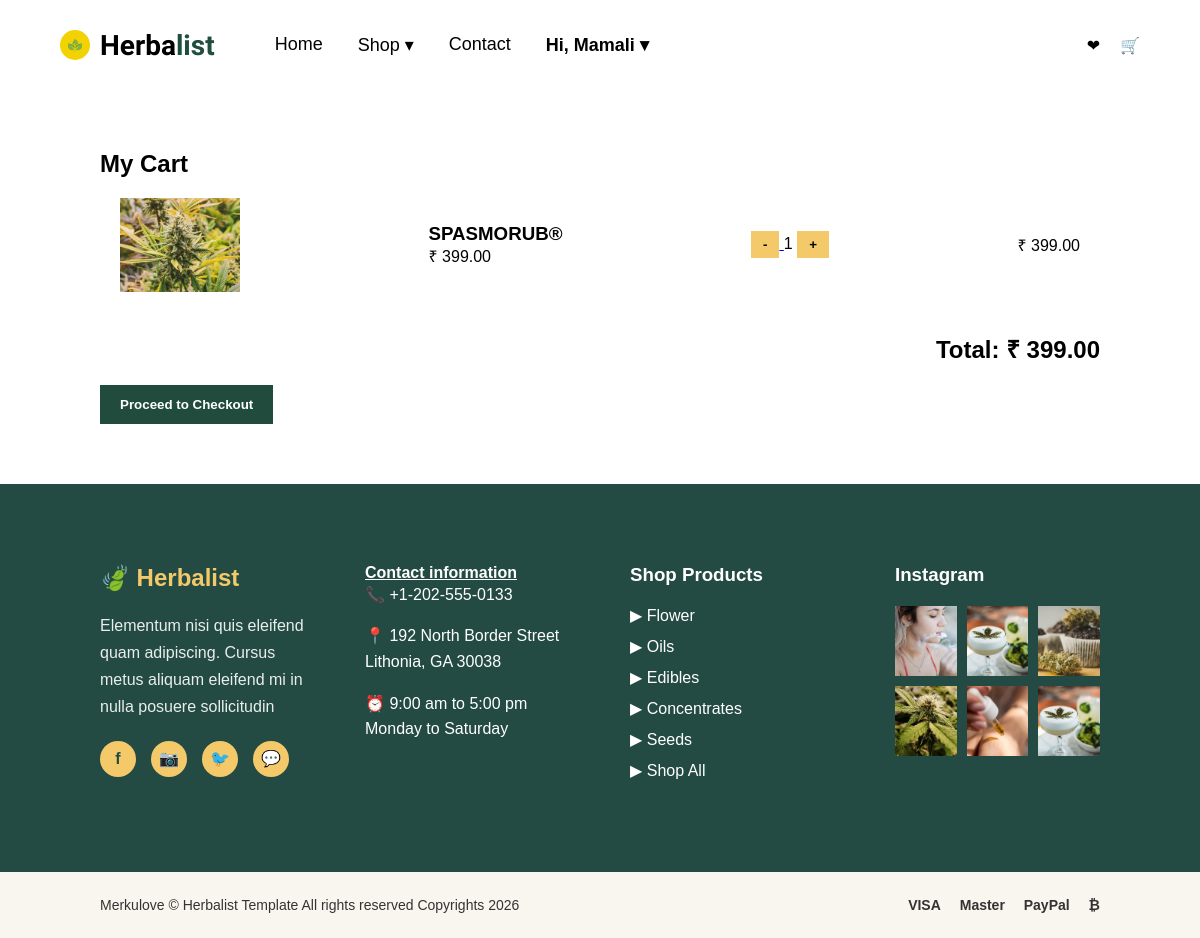
The app's page /cart/ (signed in) with its own data.
### herbalapp/models.py (models this page shows, shortened)
class CartItem(models.Model):
    cart = models.ForeignKey(Cart, on_delete=models.CASCADE, related_name='items')
    product = models.ForeignKey(Product, on_delete=models.CASCADE)
    quantity = models.PositiveIntegerField(default=1)
    def total_price(self):
        return self.product.price * self.quantity

class Product(models.Model):
    product_name = models.CharField(max_length=255)
    category = models.ForeignKey('Category', on_delete=models.CASCADE, null=True, blank=True)
    subcategory = models.CharField(max_length=255, default="")
    price = models.DecimalField(max_digits=10, decimal_places=2, default=0.00)
    desc = models.TextField(max_length=500)
    product_image = models.ImageField(upload_to='images', default='images/placeholder.png')
    size = models.CharField(max_length=50, default="")
    plant_type = models.CharField(max_length=50, default="")
    thc = models.CharField(max_length=50, default="")
    cbd = models.CharField(max_length=50, default="")
    effects = models.CharField(max_length=200, default="")
    tags = models.CharField(max_length=100, default="")
    sku = models.CharField(max_length=50, default="")

### herbalapp/views.py (the view)
# urls.py: path('cart/', views.cart_view, name='cart'),
@login_required(login_url='login')
def cart_view(request):
    cart, created = Cart.objects.get_or_create(user=request.user)
    items = cart.items.all()
    total = sum(item.total_price() for item in items)
    return render(request, 'cart.html', {
        'items': items,
        'total': total
    })

### templates/cart.html (shortened to what this page needs)
{% extends 'base.html' %}
{% block bodyblock %}
<link rel="stylesheet" href="/static/css/cart.css">
<div class="cart-page">
  <h2>My Cart</h2>
  {% for item in items %}
  <div class="cart-item">
    <img src="{{ item.product.product_image.url }}">
    <div>
      <h3>{{ item.product.product_name }}</h3>
      <p>₹ {{ item.product.price }}</p>
    </div>
    <div>
      <a href="{% url 'update_cart' item.id 'dec' %}">
        <button class="qty-btn">-</button>
      </a>
      {{ item.quantity }}
      <a href="{% url 'update_cart' item.id 'inc' %}">
        <button class="qty-btn">+</button>
      </a>
    </div>
    <p>₹ {{ item.total_price }}</p>
  </div>
  {% empty %}
    <p>Your cart is empty.</p>
  {% endfor %}
  {% if items %}
  <div class="total">
    Total: ₹ {{ total }}
  </div>
  <a href="{% url 'checkout' %}">
    <button class="checkout-btn">Proceed to Checkout</button>
  </a>
  {% endif %}
</div>
{% endblock %}

### templates/base.html (shortened to what this page needs)
{% load static %}
<!DOCTYPE html>
<html lang="en">
  <head>
    <link rel="stylesheet" href="/static/css/base.css">
  </head>
  <body>
    {% block content %}
      <header class="navbar">
        <div class="nav-left">
          <div class="logo">
            <div class="circle">
              <img src="{% static 'image/leaf.png' %}" alt="leaf" width="16" />
            </div>
            <span style="font-family: 'STIX Two Text', serif;">Herba<span style="color:#1f4d3f;font-weight:900;">list</span></span>
          </div>
          <ul class="menu">
  <li>
    <a href="{% url 'home' %}">Home</a>
  </li>
  <li>
    <a href="#">Shop ▾</a>
  </li>
  <li>
    <a href="{% url 'contact' %}">Contact</a>
  </li>
  {% if request.user.is_authenticated %}
    <li>
  <a href="#" style="font-weight: 700;">Hi, {{ user.username }} ▾</a>
</li>
  {% endif %}
</ul>
        </div>
        <div class="nav-right">
          <div class="icon-circle">❤</div>
        <div class="icon-circle"><a href="{% url 'cart' %}">🛒</a></div>
        </div>
      </header>
    {% endblock %}
    {% block bodyblock %}
    {% endblock %}
    {% block footer %}
      <footer class="footer">
        <div class="footer-top">
          <div class="footer-col">
            <h2 class="brand">🍃 Herbalist</h2>
            <p>Elementum nisi quis eleifend quam adipiscing. Cursus metus aliquam eleifend mi in nulla posuere sollicitudin</p>
            <div class="socials">
              <span>f</span>
              <span>📷</span>
              <span>🐦</span>
              <span>💬</span>
            </div>
          </div>
          <div class="footer-col">
            <a href="{% url 'contact' %}">Contact information</a>
            <ul class="contact-list">
              <li>📞 +1-202-555-0133</li>
              <li>
                📍 192 North Border Street<br />Lithonia, GA 30038
              </li>
              <li>
                ⏰ 9:00 am to 5:00 pm<br />Monday to Saturday
              </li>
            </ul>
          </div>
          <div class="footer-col">
            <h3>Shop Products</h3>
            <ul class="footer-links">
              <li>▶ Flower</li>
              <li>▶ Oils</li>
              <li>▶ Edibles</li>
              <li>▶ Concentrates</li>
              <li>▶ Seeds</li>
              <li>▶ Shop All</li>
            </ul>
          </div>
          <div class="footer-col">
            <h3>Instagram</h3>
            <div class="insta-grid">
              <div>
                <img src="{% static 'instagram/01.jpg' %}" alt="instagram img" />
              </div>
              <div>
                <img src="{% static 'instagram/02.jpg' %}" alt="instagram img" />
              </div>
              <div>
                <img src="{% static 'instagram/03.jpg' %}" alt="instagram img" />
              </div>
              <div>
                <img src="{% static 'instagram/04.jpg' %}" alt="instagram img" />
              </div>
              <div>
                <img src="{% static 'instagram/05.jpg' %}" alt="instagram img" />
              </div>
              <div>
                <img src="{% static 'instagram/02.jpg' %}" alt="instagram img" />
              </div>
            </div>
          </div>
        </div>
        <div class="footer-bottom">
          <span>Merkulove © Herbalist Template All rights reserved Copyrights 2026</span>
          <div class="payments">
            <span>VISA</span>
            <span>Master</span>
            <span>PayPal</span>
            <span>₿</span>
          </div>
        </div>
      </footer>
    {% endblock %}
  </body>
</html>

### static/css/base.css (style rules this page uses)
* { margin: 0; padding: 0; box-sizing: border-box; }
body { font-family: Arial, sans-serif; padding-top: 90px; }
.navbar { height: 90px; padding: 0 60px; display: flex; align-items: center; justify-content: space-between; position: fixed; top: 0; left: 0; width: 100%; background: rgba(255, 255, 255, 0); backdrop-filter: none; transition: background 0.3s ease, backdrop-filter 0.3s ease, box-shadow 0.3s ease; z-index: 9999; }
.navbar a { transition: color 0.3s ease; }
.nav-left { display: flex; align-items: center; gap: 60px; }
.logo { display: flex; align-items: center; gap: 10px; font-size: 28px; font-weight: 700; }
.logo .circle { width: 30px; height: 30px; background: #f2d201; border-radius: 50%; display: flex; align-items: center; justify-content: center; }
.menu { list-style: none; display: flex; gap: 35px; font-size: 18px; }
.menu li { position: relative; }
.menu a { text-decoration: none; color: #000; font-weight: 500; }
.nav-right { display: flex; align-items: center; gap: 20px; }
.icon-circle a { text-decoration: none; color: white; }
.footer { background: #234b43; color: #fff; font-family: Arial, sans-serif; }
.footer-top { display: grid; grid-template-columns: repeat(4, 1fr); gap: 60px; padding: 80px 100px; }
.footer-col h3, .footer-col h2.brand { margin-bottom: 20px; }
.brand { color: #f3c969; margin-bottom: 15px; font-size: 24px; }
.footer-col a { color: white; font-weight: 600; }
.footer-col p { line-height: 1.7; opacity: 0.9; }
.socials { margin-top: 20px; display: flex; gap: 15px; }
.socials span { width: 36px; height: 36px; border-radius: 50%; background: #f3c969; color: #234b43; display: flex; align-items: center; justify-content: center; cursor: pointer; font-weight: bold; }
.contact-list { list-style: none; padding: 0; }
.contact-list li { margin-bottom: 16px; line-height: 1.6; }
.footer-links { list-style: none; padding: 0; }
.footer-links li { margin-bottom: 12px; cursor: pointer; transition: 0.3s; }
.insta-grid { display: grid; grid-template-columns: repeat(3, 1fr); gap: 10px; }
.insta-grid div { background: rgba(255, 255, 255, 0.15); height: 70px; display: flex; align-items: center; justify-content: center; }
.insta-grid img { width: 100%; height: 100%; object-fit: cover; }
.footer-bottom { background: #f8f6ef; color: #333; padding: 25px 100px; display: flex; justify-content: space-between; align-items: center; font-size: 14px; }
.footer-bottom .payments span { margin-left: 15px; font-weight: bold; }

### static/css/cart.css (style rules this page uses)
.cart-page { padding: 60px 100px; }
.cart-item { display: flex; align-items: center; justify-content: space-between; background: #fff; padding: 20px; margin-bottom: 20px; border-radius: 12px; }
.cart-item img { width: 120px; }
.qty-btn { padding: 6px 12px; background: #f3c969; border: none; cursor: pointer; font-weight: bold; }
.checkout-btn { padding: 12px 20px; background: #214c3d; color: #fff; border: none; font-weight: bold; margin-top: 20px; }
.total { font-size: 24px; font-weight: bold; text-align: right; margin-top: 20px; }

### records on screen
CartItem: product.product_image (picture), product.product_name "SPASMORUB®", product.price "399.00", quantity "1", total_price "399.00"

### other values on screen
{{ user.username }} "Mamali"
{{ total }} "399.00"
